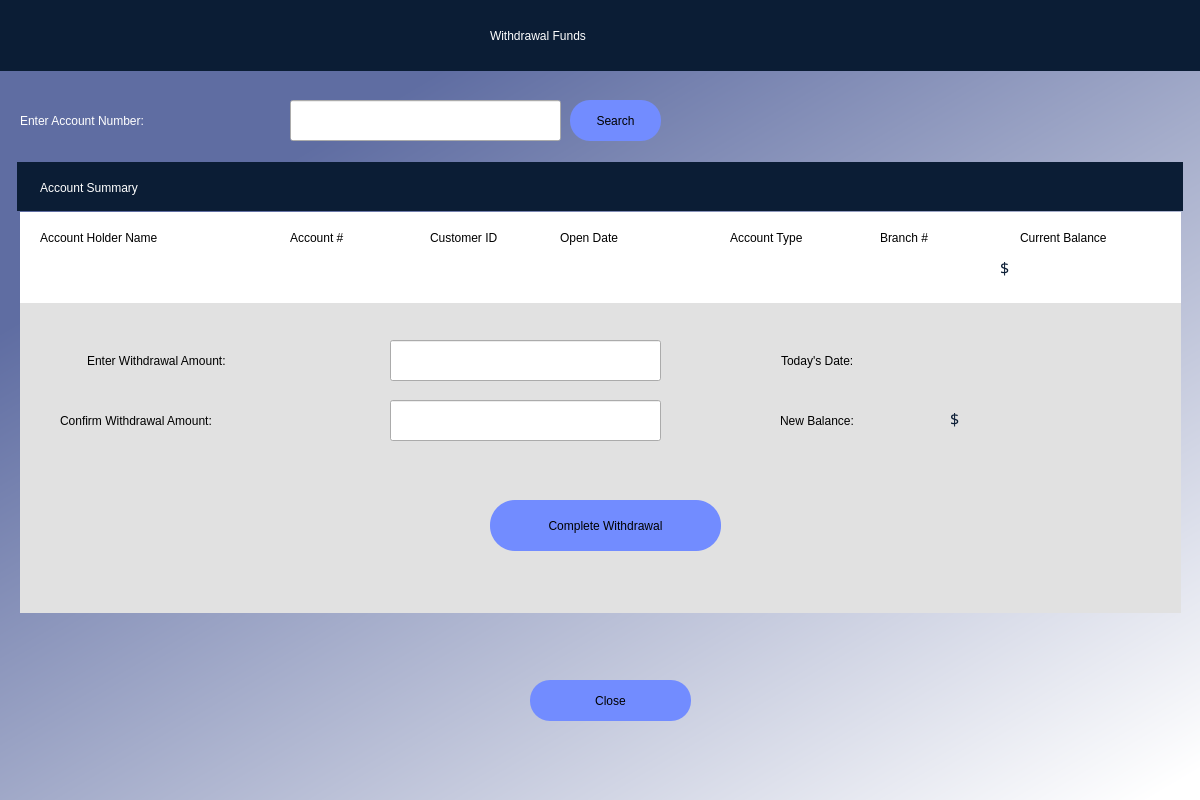
<?xml version="1.0" encoding="UTF-8"?>
<ui version="4.0">
 <class>Dialog</class>
 <widget class="QDialog" name="Dialog">
  <property name="geometry">
   <rect>
    <x>0</x>
    <y>0</y>
    <width>1200</width>
    <height>800</height>
   </rect>
  </property>
  <property name="windowTitle">
   <string>Rattler Bank Database</string>
  </property>
  <property name="windowIcon">
   <iconset>
    <normaloff>RB snake.png</normaloff>RB snake.png</iconset>
  </property>
  <property name="sizeGripEnabled">
   <bool>false</bool>
  </property>
  <widget class="QWidget" name="bgwidget" native="true">
   <property name="geometry">
    <rect>
     <x>0</x>
     <y>0</y>
     <width>1201</width>
     <height>800</height>
    </rect>
   </property>
   <property name="styleSheet">
    <string notr="true">QWidget#bgwidget{
background-color:qlineargradient(spread:pad, x1:0.242, y1:0.198727, x2:0.957, y2:1, stop:0 rgba(95, 109, 162, 255), stop:1 rgba(255, 255, 255, 255))}</string>
   </property>
   <widget class="QLabel" name="label_2">
    <property name="geometry">
     <rect>
      <x>10</x>
      <y>10</y>
      <width>321</width>
      <height>51</height>
     </rect>
    </property>
    <property name="text">
     <string/>
    </property>
    <property name="pixmap">
     <pixmap>RB3.png</pixmap>
    </property>
    <property name="scaledContents">
     <bool>true</bool>
    </property>
   </widget>
   <widget class="QLabel" name="label_6">
    <property name="geometry">
     <rect>
      <x>0</x>
      <y>0</y>
      <width>1201</width>
      <height>71</height>
     </rect>
    </property>
    <property name="styleSheet">
     <string notr="true">background-color: rgb(11, 29, 53);</string>
    </property>
    <property name="text">
     <string/>
    </property>
   </widget>
   <widget class="QLabel" name="employee_name">
    <property name="geometry">
     <rect>
      <x>10</x>
      <y>80</y>
      <width>241</width>
      <height>41</height>
     </rect>
    </property>
    <property name="styleSheet">
     <string notr="true">font: 12pt &quot;MS Shell Dlg 2&quot;;</string>
    </property>
    <property name="text">
     <string/>
    </property>
   </widget>
   <widget class="QLabel" name="label_13">
    <property name="geometry">
     <rect>
      <x>40</x>
      <y>167</y>
      <width>411</width>
      <height>41</height>
     </rect>
    </property>
    <property name="styleSheet">
     <string notr="true">font: 12pt &quot;Heebo&quot;; color:rgb(255, 255, 255)
</string>
    </property>
    <property name="text">
     <string>Account Summary</string>
    </property>
   </widget>
   <widget class="QLabel" name="label_14">
    <property name="geometry">
     <rect>
      <x>17</x>
      <y>162</y>
      <width>1166</width>
      <height>49</height>
     </rect>
    </property>
    <property name="styleSheet">
     <string notr="true">background-color: rgb(11, 29, 53);</string>
    </property>
    <property name="text">
     <string/>
    </property>
   </widget>
   <widget class="QLabel" name="label_4">
    <property name="geometry">
     <rect>
      <x>20</x>
      <y>212</y>
      <width>1161</width>
      <height>401</height>
     </rect>
    </property>
    <property name="styleSheet">
     <string notr="true">background-color: rgb(225, 225, 225);</string>
    </property>
    <property name="text">
     <string/>
    </property>
   </widget>
   <widget class="QLabel" name="label_5">
    <property name="geometry">
     <rect>
      <x>20</x>
      <y>212</y>
      <width>1161</width>
      <height>91</height>
     </rect>
    </property>
    <property name="styleSheet">
     <string notr="true">background-color: rgb(255, 255, 255);</string>
    </property>
    <property name="text">
     <string/>
    </property>
   </widget>
   <widget class="QLabel" name="label_16">
    <property name="geometry">
     <rect>
      <x>40</x>
      <y>222</y>
      <width>201</width>
      <height>31</height>
     </rect>
    </property>
    <property name="styleSheet">
     <string notr="true">
font: 8pt &quot;Heebo&quot;;
</string>
    </property>
    <property name="text">
     <string>Account Holder Name</string>
    </property>
   </widget>
   <widget class="QLabel" name="label_17">
    <property name="geometry">
     <rect>
      <x>290</x>
      <y>222</y>
      <width>201</width>
      <height>31</height>
     </rect>
    </property>
    <property name="styleSheet">
     <string notr="true">
font: 8pt &quot;Heebo&quot;;
</string>
    </property>
    <property name="text">
     <string>Account #</string>
    </property>
   </widget>
   <widget class="QLabel" name="label_18">
    <property name="geometry">
     <rect>
      <x>880</x>
      <y>222</y>
      <width>91</width>
      <height>31</height>
     </rect>
    </property>
    <property name="styleSheet">
     <string notr="true">
font: 8pt &quot;Heebo&quot;;
</string>
    </property>
    <property name="text">
     <string>Branch #</string>
    </property>
   </widget>
   <widget class="QLabel" name="customer_name">
    <property name="geometry">
     <rect>
      <x>40</x>
      <y>252</y>
      <width>201</width>
      <height>31</height>
     </rect>
    </property>
    <property name="font">
     <font>
      <family>Heebo</family>
      <pointsize>12</pointsize>
      <weight>50</weight>
      <italic>false</italic>
      <bold>false</bold>
     </font>
    </property>
    <property name="styleSheet">
     <string notr="true">font: 12pt &quot;Heebo&quot;;
</string>
    </property>
    <property name="text">
     <string/>
    </property>
   </widget>
   <widget class="QLabel" name="account_num">
    <property name="geometry">
     <rect>
      <x>290</x>
      <y>252</y>
      <width>121</width>
      <height>31</height>
     </rect>
    </property>
    <property name="font">
     <font>
      <family>Heebo</family>
      <pointsize>12</pointsize>
      <weight>50</weight>
      <italic>false</italic>
      <bold>false</bold>
     </font>
    </property>
    <property name="styleSheet">
     <string notr="true">font: 12pt &quot;Heebo&quot;;
</string>
    </property>
    <property name="text">
     <string/>
    </property>
   </widget>
   <widget class="QLabel" name="branch_num">
    <property name="geometry">
     <rect>
      <x>880</x>
      <y>252</y>
      <width>91</width>
      <height>31</height>
     </rect>
    </property>
    <property name="font">
     <font>
      <family>Heebo</family>
      <pointsize>12</pointsize>
      <weight>50</weight>
      <italic>false</italic>
      <bold>false</bold>
     </font>
    </property>
    <property name="styleSheet">
     <string notr="true">font: 12pt &quot;Heebo&quot;;
</string>
    </property>
    <property name="text">
     <string/>
    </property>
   </widget>
   <widget class="QLabel" name="balance">
    <property name="geometry">
     <rect>
      <x>1020</x>
      <y>252</y>
      <width>151</width>
      <height>31</height>
     </rect>
    </property>
    <property name="font">
     <font>
      <family>Arial Black</family>
      <pointsize>12</pointsize>
      <weight>10</weight>
      <italic>false</italic>
      <bold>false</bold>
     </font>
    </property>
    <property name="styleSheet">
     <string notr="true">font: 87 12pt &quot;Arial Black&quot;;
color: rgb(11, 29, 53);</string>
    </property>
    <property name="text">
     <string/>
    </property>
   </widget>
   <widget class="QLabel" name="label_23">
    <property name="geometry">
     <rect>
      <x>1020</x>
      <y>222</y>
      <width>201</width>
      <height>31</height>
     </rect>
    </property>
    <property name="styleSheet">
     <string notr="true">
font: 8pt &quot;Heebo&quot;;
</string>
    </property>
    <property name="text">
     <string>Current Balance</string>
    </property>
   </widget>
   <widget class="QLabel" name="customer_ID">
    <property name="geometry">
     <rect>
      <x>430</x>
      <y>252</y>
      <width>101</width>
      <height>31</height>
     </rect>
    </property>
    <property name="font">
     <font>
      <family>Heebo</family>
      <pointsize>12</pointsize>
      <weight>50</weight>
      <italic>false</italic>
      <bold>false</bold>
     </font>
    </property>
    <property name="styleSheet">
     <string notr="true">font: 12pt &quot;Heebo&quot;;
</string>
    </property>
    <property name="text">
     <string/>
    </property>
   </widget>
   <widget class="QLabel" name="label_25">
    <property name="geometry">
     <rect>
      <x>430</x>
      <y>222</y>
      <width>111</width>
      <height>31</height>
     </rect>
    </property>
    <property name="styleSheet">
     <string notr="true">
font: 8pt &quot;Heebo&quot;;
</string>
    </property>
    <property name="text">
     <string>Customer ID</string>
    </property>
   </widget>
   <widget class="QLabel" name="account_type">
    <property name="geometry">
     <rect>
      <x>730</x>
      <y>252</y>
      <width>111</width>
      <height>31</height>
     </rect>
    </property>
    <property name="font">
     <font>
      <family>Heebo</family>
      <pointsize>12</pointsize>
      <weight>50</weight>
      <italic>false</italic>
      <bold>false</bold>
     </font>
    </property>
    <property name="styleSheet">
     <string notr="true">font: 12pt &quot;Heebo&quot;;
</string>
    </property>
    <property name="text">
     <string/>
    </property>
   </widget>
   <widget class="QLabel" name="label_27">
    <property name="geometry">
     <rect>
      <x>730</x>
      <y>222</y>
      <width>111</width>
      <height>31</height>
     </rect>
    </property>
    <property name="styleSheet">
     <string notr="true">
font: 8pt &quot;Heebo&quot;;
</string>
    </property>
    <property name="text">
     <string>Account Type</string>
    </property>
   </widget>
   <widget class="QLabel" name="label_28">
    <property name="geometry">
     <rect>
      <x>560</x>
      <y>222</y>
      <width>111</width>
      <height>31</height>
     </rect>
    </property>
    <property name="styleSheet">
     <string notr="true">
font: 8pt &quot;Heebo&quot;;
</string>
    </property>
    <property name="text">
     <string>Open Date</string>
    </property>
   </widget>
   <widget class="QLabel" name="open_date">
    <property name="geometry">
     <rect>
      <x>560</x>
      <y>252</y>
      <width>151</width>
      <height>31</height>
     </rect>
    </property>
    <property name="font">
     <font>
      <family>Heebo</family>
      <pointsize>12</pointsize>
      <weight>50</weight>
      <italic>false</italic>
      <bold>false</bold>
     </font>
    </property>
    <property name="styleSheet">
     <string notr="true">font: 12pt &quot;Heebo&quot;;
</string>
    </property>
    <property name="text">
     <string/>
    </property>
   </widget>
   <widget class="QLabel" name="enter_acct_num">
    <property name="geometry">
     <rect>
      <x>20</x>
      <y>100</y>
      <width>261</width>
      <height>41</height>
     </rect>
    </property>
    <property name="styleSheet">
     <string notr="true">font: 12pt &quot;Heebo&quot;; color:rgb(255, 255, 255)
</string>
    </property>
    <property name="text">
     <string>Enter Account Number:</string>
    </property>
   </widget>
   <widget class="QLineEdit" name="acct_search_field">
    <property name="geometry">
     <rect>
      <x>290</x>
      <y>100</y>
      <width>271</width>
      <height>41</height>
     </rect>
    </property>
    <property name="styleSheet">
     <string notr="true">QLineEdit:focus {
   border: 3px solid rgb(255, 217, 0);
}</string>
    </property>
   </widget>
   <widget class="QLabel" name="balance_2">
    <property name="geometry">
     <rect>
      <x>1000</x>
      <y>252</y>
      <width>21</width>
      <height>31</height>
     </rect>
    </property>
    <property name="font">
     <font>
      <family>Arial Black</family>
      <pointsize>12</pointsize>
      <weight>10</weight>
      <italic>false</italic>
      <bold>false</bold>
     </font>
    </property>
    <property name="styleSheet">
     <string notr="true">font: 87 12pt &quot;Arial Black&quot;;
color: rgb(11, 29, 53);</string>
    </property>
    <property name="text">
     <string>$</string>
    </property>
   </widget>
   <widget class="QPushButton" name="acct_search_button">
    <property name="geometry">
     <rect>
      <x>570</x>
      <y>100</y>
      <width>91</width>
      <height>41</height>
     </rect>
    </property>
    <property name="styleSheet">
     <string notr="true">QPushButton {
    border-radius: 20px;
    background-color: rgb(114, 140, 255);
    font: 9pt &quot;Heebo&quot;;
}

QPushButton:hover {
    background-color: rgb(93, 205, 245);
}

QPushButton:pressed {
    background-color:rgb(53, 93, 255)
}</string>
    </property>
    <property name="text">
     <string>Search</string>
    </property>
   </widget>
   <widget class="QLabel" name="error">
    <property name="geometry">
     <rect>
      <x>680</x>
      <y>100</y>
      <width>501</width>
      <height>31</height>
     </rect>
    </property>
    <property name="styleSheet">
     <string notr="true">font: 8pt &quot;MS Shell Dlg 2&quot;; 
color: rgb(174, 0, 11);</string>
    </property>
    <property name="text">
     <string/>
    </property>
   </widget>
   <widget class="QPushButton" name="close_button">
    <property name="geometry">
     <rect>
      <x>530</x>
      <y>680</y>
      <width>161</width>
      <height>41</height>
     </rect>
    </property>
    <property name="styleSheet">
     <string notr="true">QPushButton {
    border-radius: 20px;
    background-color: rgb(114, 140, 255);
    font: 9pt &quot;Heebo&quot;;
}

QPushButton:hover {
    background-color: rgb(93, 205, 245);
}

QPushButton:pressed {
    background-color:rgb(53, 93, 255)
}</string>
    </property>
    <property name="text">
     <string>Close</string>
    </property>
   </widget>
   <widget class="QLabel" name="wd_amt_label">
    <property name="geometry">
     <rect>
      <x>87</x>
      <y>340</y>
      <width>281</width>
      <height>41</height>
     </rect>
    </property>
    <property name="styleSheet">
     <string notr="true">font: 12pt &quot;Heebo&quot;; 
</string>
    </property>
    <property name="text">
     <string>Enter Withdrawal Amount:</string>
    </property>
   </widget>
   <widget class="QLineEdit" name="wd_amt_field">
    <property name="geometry">
     <rect>
      <x>390</x>
      <y>340</y>
      <width>271</width>
      <height>41</height>
     </rect>
    </property>
    <property name="styleSheet">
     <string notr="true">QLineEdit:focus {
   border: 3px solid rgb(255, 217, 0);
}</string>
    </property>
   </widget>
   <widget class="QLabel" name="wd_amt_label_2">
    <property name="geometry">
     <rect>
      <x>60</x>
      <y>400</y>
      <width>331</width>
      <height>41</height>
     </rect>
    </property>
    <property name="styleSheet">
     <string notr="true">font: 12pt &quot;Heebo&quot;; 
</string>
    </property>
    <property name="text">
     <string>Confirm Withdrawal Amount:</string>
    </property>
   </widget>
   <widget class="QLineEdit" name="confirm_wd_amt_field">
    <property name="geometry">
     <rect>
      <x>390</x>
      <y>400</y>
      <width>271</width>
      <height>41</height>
     </rect>
    </property>
    <property name="styleSheet">
     <string notr="true">QLineEdit:focus {
   border: 3px solid rgb(255, 217, 0);
}</string>
    </property>
   </widget>
   <widget class="QPushButton" name="withdrawal_button">
    <property name="geometry">
     <rect>
      <x>490</x>
      <y>500</y>
      <width>231</width>
      <height>51</height>
     </rect>
    </property>
    <property name="styleSheet">
     <string notr="true">QPushButton {
    border-radius: 25px;
    background-color: rgb(114, 140, 255);
    font: 9pt &quot;Heebo&quot;;
}

QPushButton:hover {
    background-color: rgb(93, 205, 245);
}

QPushButton:pressed {
    background-color:rgb(53, 93, 255)
}</string>
    </property>
    <property name="text">
     <string>Complete Withdrawal</string>
    </property>
   </widget>
   <widget class="QLabel" name="enter_acct_num_4">
    <property name="geometry">
     <rect>
      <x>781</x>
      <y>340</y>
      <width>161</width>
      <height>41</height>
     </rect>
    </property>
    <property name="styleSheet">
     <string notr="true">font: 12pt &quot;Heebo&quot;; 
</string>
    </property>
    <property name="text">
     <string>Today's Date:</string>
    </property>
   </widget>
   <widget class="QLabel" name="todays_date">
    <property name="geometry">
     <rect>
      <x>930</x>
      <y>340</y>
      <width>241</width>
      <height>41</height>
     </rect>
    </property>
    <property name="styleSheet">
     <string notr="true">font: 12pt &quot;Heebo&quot;; 
</string>
    </property>
    <property name="text">
     <string/>
    </property>
   </widget>
   <widget class="QLabel" name="enter_acct_num_6">
    <property name="geometry">
     <rect>
      <x>780</x>
      <y>400</y>
      <width>161</width>
      <height>41</height>
     </rect>
    </property>
    <property name="styleSheet">
     <string notr="true">font: 12pt &quot;Heebo&quot;; 
</string>
    </property>
    <property name="text">
     <string>New Balance:</string>
    </property>
   </widget>
   <widget class="QLabel" name="new_balance">
    <property name="geometry">
     <rect>
      <x>969</x>
      <y>400</y>
      <width>151</width>
      <height>41</height>
     </rect>
    </property>
    <property name="styleSheet">
     <string notr="true">font: 87 12pt &quot;Arial Black&quot;;
color: rgb(11, 29, 53);</string>
    </property>
    <property name="text">
     <string/>
    </property>
   </widget>
   <widget class="QLabel" name="balance_3">
    <property name="geometry">
     <rect>
      <x>950</x>
      <y>403</y>
      <width>21</width>
      <height>31</height>
     </rect>
    </property>
    <property name="font">
     <font>
      <family>Arial Black</family>
      <pointsize>12</pointsize>
      <weight>10</weight>
      <italic>false</italic>
      <bold>false</bold>
     </font>
    </property>
    <property name="styleSheet">
     <string notr="true">font: 87 12pt &quot;Arial Black&quot;;
color: rgb(11, 29, 53);</string>
    </property>
    <property name="text">
     <string>$</string>
    </property>
   </widget>
   <widget class="QLabel" name="error_2">
    <property name="geometry">
     <rect>
      <x>390</x>
      <y>450</y>
      <width>771</width>
      <height>31</height>
     </rect>
    </property>
    <property name="styleSheet">
     <string notr="true">font: 8pt &quot;MS Shell Dlg 2&quot;; 
color: rgb(190, 0, 0);</string>
    </property>
    <property name="text">
     <string/>
    </property>
   </widget>
   <widget class="QLabel" name="success_msg">
    <property name="geometry">
     <rect>
      <x>490</x>
      <y>560</y>
      <width>691</width>
      <height>31</height>
     </rect>
    </property>
    <property name="styleSheet">
     <string notr="true">font: 8pt &quot;MS Shell Dlg 2&quot;; 
color: rgb(0, 170, 0);</string>
    </property>
    <property name="text">
     <string/>
    </property>
   </widget>
   <widget class="QLabel" name="make_withdrawal_label">
    <property name="geometry">
     <rect>
      <x>490</x>
      <y>15</y>
      <width>411</width>
      <height>41</height>
     </rect>
    </property>
    <property name="styleSheet">
     <string notr="true">font: 75 16pt &quot;Gadugi&quot;; color:rgb(255, 255, 255)</string>
    </property>
    <property name="text">
     <string>Withdrawal Funds</string>
    </property>
   </widget>
   <zorder>label_6</zorder>
   <zorder>label_2</zorder>
   <zorder>employee_name</zorder>
   <zorder>label_14</zorder>
   <zorder>label_4</zorder>
   <zorder>label_5</zorder>
   <zorder>label_16</zorder>
   <zorder>label_17</zorder>
   <zorder>label_18</zorder>
   <zorder>customer_name</zorder>
   <zorder>account_num</zorder>
   <zorder>branch_num</zorder>
   <zorder>balance</zorder>
   <zorder>label_23</zorder>
   <zorder>customer_ID</zorder>
   <zorder>label_25</zorder>
   <zorder>account_type</zorder>
   <zorder>label_27</zorder>
   <zorder>label_28</zorder>
   <zorder>open_date</zorder>
   <zorder>label_13</zorder>
   <zorder>enter_acct_num</zorder>
   <zorder>acct_search_field</zorder>
   <zorder>balance_2</zorder>
   <zorder>acct_search_button</zorder>
   <zorder>error</zorder>
   <zorder>close_button</zorder>
   <zorder>wd_amt_label</zorder>
   <zorder>wd_amt_field</zorder>
   <zorder>wd_amt_label_2</zorder>
   <zorder>confirm_wd_amt_field</zorder>
   <zorder>withdrawal_button</zorder>
   <zorder>enter_acct_num_4</zorder>
   <zorder>todays_date</zorder>
   <zorder>enter_acct_num_6</zorder>
   <zorder>new_balance</zorder>
   <zorder>balance_3</zorder>
   <zorder>error_2</zorder>
   <zorder>make_withdrawal_label</zorder>
   <zorder>success_msg</zorder>
  </widget>
 </widget>
 <resources/>
 <connections/>
</ui>
